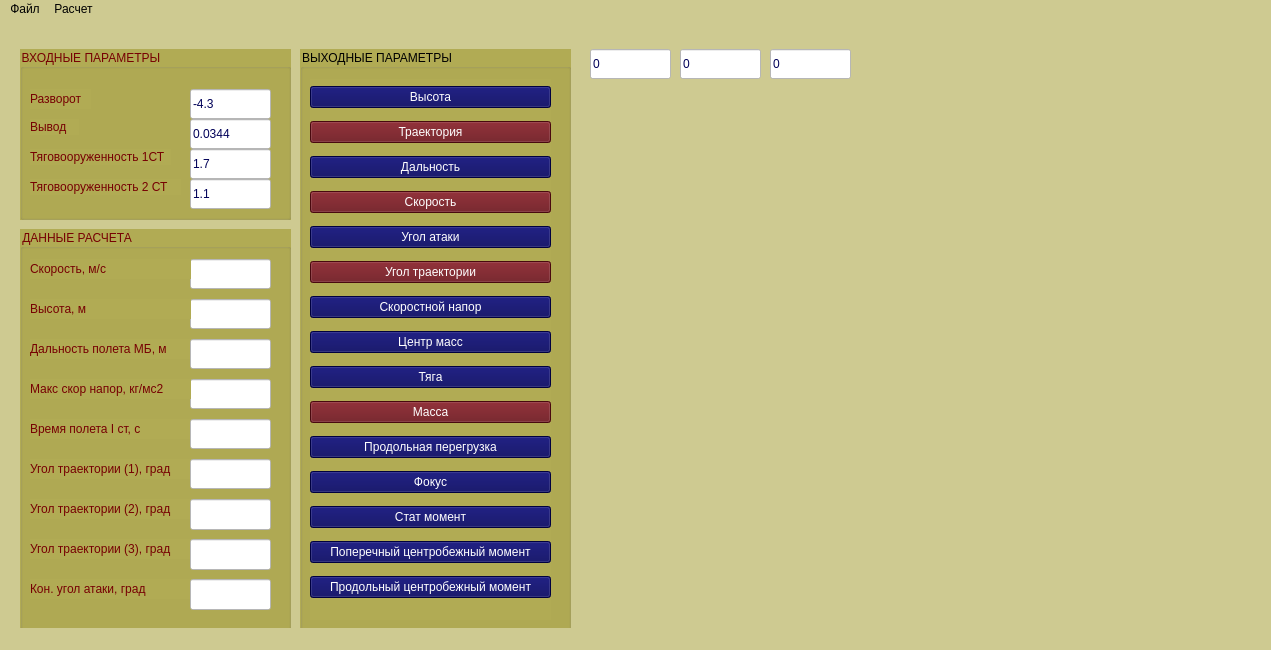
<?xml version="1.0" encoding="UTF-8"?>
<ui version="4.0">
 <class>MainWindow</class>
 <widget class="QMainWindow" name="MainWindow">
  <property name="geometry">
   <rect>
    <x>0</x>
    <y>0</y>
    <width>1271</width>
    <height>650</height>
   </rect>
  </property>
  <property name="windowTitle">
   <string>Проектный расчет двухступенчатой ракеты</string>
  </property>
  <property name="styleSheet">
   <string notr="true">background-color:   rgb(206, 202, 145);
color: black;</string>
  </property>
  <widget class="QWidget" name="centralwidget">
   <widget class="QCustomPlot" name="widget" native="true">
    <property name="geometry">
     <rect>
      <x>590</x>
      <y>80</y>
      <width>411</width>
      <height>281</height>
     </rect>
    </property>
    <property name="font">
     <font>
      <underline>false</underline>
     </font>
    </property>
    <property name="toolTipDuration">
     <number>0</number>
    </property>
    <property name="styleSheet">
     <string notr="true"/>
    </property>
   </widget>
   <widget class="QGroupBox" name="groupBox">
    <property name="geometry">
     <rect>
      <x>20</x>
      <y>30</y>
      <width>271</width>
      <height>171</height>
     </rect>
    </property>
    <property name="styleSheet">
     <string notr="true">background-color:  rgb(177, 171, 84);
color: rgb(118, 0, 2);</string>
    </property>
    <property name="title">
     <string>ВХОДНЫЕ ПАРАМЕТРЫ</string>
    </property>
    <widget class="QLineEdit" name="lineEdit_5">
     <property name="geometry">
      <rect>
       <x>170</x>
       <y>40</y>
       <width>81</width>
       <height>30</height>
      </rect>
     </property>
     <property name="styleSheet">
      <string notr="true">background-color: white ;
color: rgb(0, 0, 88);</string>
     </property>
     <property name="text">
      <string>-4.3</string>
     </property>
    </widget>
    <widget class="QLineEdit" name="lineEdit_4">
     <property name="geometry">
      <rect>
       <x>170</x>
       <y>70</y>
       <width>81</width>
       <height>30</height>
      </rect>
     </property>
     <property name="styleSheet">
      <string notr="true">background-color: white ;
color: rgb(0, 0, 88);</string>
     </property>
     <property name="text">
      <string>0.0344</string>
     </property>
    </widget>
    <widget class="QLabel" name="label_4">
     <property name="geometry">
      <rect>
       <x>10</x>
       <y>40</y>
       <width>61</width>
       <height>20</height>
      </rect>
     </property>
     <property name="text">
      <string>Разворот</string>
     </property>
    </widget>
    <widget class="QLabel" name="label_5">
     <property name="geometry">
      <rect>
       <x>10</x>
       <y>70</y>
       <width>49</width>
       <height>16</height>
      </rect>
     </property>
     <property name="text">
      <string>Вывод</string>
     </property>
    </widget>
    <widget class="QLineEdit" name="lineEdit_10">
     <property name="geometry">
      <rect>
       <x>170</x>
       <y>100</y>
       <width>81</width>
       <height>30</height>
      </rect>
     </property>
     <property name="styleSheet">
      <string notr="true">background-color: white ;
color: rgb(0, 0, 88);</string>
     </property>
     <property name="text">
      <string>1.7</string>
     </property>
    </widget>
    <widget class="QLineEdit" name="lineEdit_11">
     <property name="geometry">
      <rect>
       <x>170</x>
       <y>130</y>
       <width>81</width>
       <height>30</height>
      </rect>
     </property>
     <property name="styleSheet">
      <string notr="true">background-color: white ;
color: rgb(0, 0, 88);</string>
     </property>
     <property name="text">
      <string>1.1</string>
     </property>
    </widget>
    <widget class="QLabel" name="label_12">
     <property name="geometry">
      <rect>
       <x>10</x>
       <y>100</y>
       <width>141</width>
       <height>16</height>
      </rect>
     </property>
     <property name="text">
      <string>Тяговооруженность 1СТ</string>
     </property>
    </widget>
    <widget class="QLabel" name="label_13">
     <property name="geometry">
      <rect>
       <x>10</x>
       <y>130</y>
       <width>151</width>
       <height>16</height>
      </rect>
     </property>
     <property name="text">
      <string>Тяговооруженность 2 СТ</string>
     </property>
    </widget>
   </widget>
   <widget class="QGroupBox" name="groupBox_2">
    <property name="geometry">
     <rect>
      <x>20</x>
      <y>210</y>
      <width>271</width>
      <height>401</height>
     </rect>
    </property>
    <property name="styleSheet">
     <string notr="true">background-color:  rgb(177, 171, 84);
color: rgb(118, 0, 2);</string>
    </property>
    <property name="title">
     <string>ДАННЫЕ РАСЧЕТА</string>
    </property>
    <widget class="QLineEdit" name="lineEdit">
     <property name="geometry">
      <rect>
       <x>170</x>
       <y>30</y>
       <width>81</width>
       <height>30</height>
      </rect>
     </property>
     <property name="styleSheet">
      <string notr="true">background-color: white ;
color: rgb(0, 0, 88);</string>
     </property>
    </widget>
    <widget class="QLabel" name="label_2">
     <property name="geometry">
      <rect>
       <x>10</x>
       <y>30</y>
       <width>161</width>
       <height>20</height>
      </rect>
     </property>
     <property name="text">
      <string>Скорость, м/c</string>
     </property>
    </widget>
    <widget class="QLineEdit" name="lineEdit_2">
     <property name="geometry">
      <rect>
       <x>170</x>
       <y>70</y>
       <width>81</width>
       <height>30</height>
      </rect>
     </property>
     <property name="styleSheet">
      <string notr="true">background-color: white ;
color: rgb(0, 0, 88);</string>
     </property>
    </widget>
    <widget class="QLabel" name="label_3">
     <property name="geometry">
      <rect>
       <x>10</x>
       <y>70</y>
       <width>161</width>
       <height>20</height>
      </rect>
     </property>
     <property name="text">
      <string>Высота, м</string>
     </property>
    </widget>
    <widget class="QLabel" name="label_9">
     <property name="geometry">
      <rect>
       <x>10</x>
       <y>110</y>
       <width>161</width>
       <height>20</height>
      </rect>
     </property>
     <property name="text">
      <string>Дальность полета МБ, м</string>
     </property>
    </widget>
    <widget class="QLineEdit" name="lineEdit_7">
     <property name="geometry">
      <rect>
       <x>170</x>
       <y>110</y>
       <width>81</width>
       <height>30</height>
      </rect>
     </property>
     <property name="styleSheet">
      <string notr="true">background-color: white ;
color: rgb(0, 0, 88);</string>
     </property>
    </widget>
    <widget class="QLabel" name="label">
     <property name="geometry">
      <rect>
       <x>10</x>
       <y>190</y>
       <width>161</width>
       <height>20</height>
      </rect>
     </property>
     <property name="text">
      <string>Время полета I ст, с</string>
     </property>
    </widget>
    <widget class="QLineEdit" name="lineEdit_3">
     <property name="geometry">
      <rect>
       <x>170</x>
       <y>190</y>
       <width>81</width>
       <height>30</height>
      </rect>
     </property>
     <property name="styleSheet">
      <string notr="true">background-color: white ;
color: rgb(0, 0, 88);</string>
     </property>
    </widget>
    <widget class="QLineEdit" name="lineEdit_6">
     <property name="geometry">
      <rect>
       <x>170</x>
       <y>150</y>
       <width>81</width>
       <height>30</height>
      </rect>
     </property>
     <property name="styleSheet">
      <string notr="true">background-color: white ;
color: rgb(0, 0, 88);</string>
     </property>
    </widget>
    <widget class="QLabel" name="label_8">
     <property name="geometry">
      <rect>
       <x>10</x>
       <y>150</y>
       <width>161</width>
       <height>20</height>
      </rect>
     </property>
     <property name="text">
      <string>Макс скор напор, кг/мс2</string>
     </property>
    </widget>
    <widget class="QLabel" name="label_11">
     <property name="geometry">
      <rect>
       <x>10</x>
       <y>270</y>
       <width>161</width>
       <height>20</height>
      </rect>
     </property>
     <property name="text">
      <string>Угол траектории (2), град</string>
     </property>
    </widget>
    <widget class="QLabel" name="label_10">
     <property name="geometry">
      <rect>
       <x>10</x>
       <y>230</y>
       <width>161</width>
       <height>20</height>
      </rect>
     </property>
     <property name="text">
      <string>Угол траектории (1), град</string>
     </property>
    </widget>
    <widget class="QLineEdit" name="lineEdit_9">
     <property name="geometry">
      <rect>
       <x>170</x>
       <y>270</y>
       <width>81</width>
       <height>31</height>
      </rect>
     </property>
     <property name="styleSheet">
      <string notr="true">background-color: white ;
color: rgb(0, 0, 88);</string>
     </property>
    </widget>
    <widget class="QLineEdit" name="lineEdit_8">
     <property name="geometry">
      <rect>
       <x>170</x>
       <y>230</y>
       <width>81</width>
       <height>30</height>
      </rect>
     </property>
     <property name="styleSheet">
      <string notr="true">background-color: white ;
color: rgb(0, 0, 88);</string>
     </property>
    </widget>
    <widget class="QLabel" name="label_14">
     <property name="geometry">
      <rect>
       <x>10</x>
       <y>350</y>
       <width>161</width>
       <height>20</height>
      </rect>
     </property>
     <property name="text">
      <string>Кон. угол атаки, град</string>
     </property>
    </widget>
    <widget class="QLineEdit" name="lineEdit_12">
     <property name="geometry">
      <rect>
       <x>170</x>
       <y>350</y>
       <width>81</width>
       <height>31</height>
      </rect>
     </property>
     <property name="styleSheet">
      <string notr="true">background-color: white ;
color: rgb(0, 0, 88);</string>
     </property>
    </widget>
    <widget class="QLabel" name="label_15">
     <property name="geometry">
      <rect>
       <x>10</x>
       <y>310</y>
       <width>161</width>
       <height>20</height>
      </rect>
     </property>
     <property name="text">
      <string>Угол траектории (3), град</string>
     </property>
    </widget>
    <widget class="QLineEdit" name="lineEdit_13">
     <property name="geometry">
      <rect>
       <x>170</x>
       <y>310</y>
       <width>81</width>
       <height>31</height>
      </rect>
     </property>
     <property name="styleSheet">
      <string notr="true">background-color: white ;
color: rgb(0, 0, 88);</string>
     </property>
    </widget>
   </widget>
   <widget class="QGroupBox" name="groupBox_3">
    <property name="geometry">
     <rect>
      <x>300</x>
      <y>30</y>
      <width>271</width>
      <height>601</height>
     </rect>
    </property>
    <property name="styleSheet">
     <string notr="true">background-color:  rgb(177, 171, 84);
color: black;</string>
    </property>
    <property name="title">
     <string>ВЫХОДНЫЕ ПАРАМЕТРЫ</string>
    </property>
    <property name="flat">
     <bool>false</bool>
    </property>
    <widget class="QWidget" name="verticalLayoutWidget">
     <property name="geometry">
      <rect>
       <x>10</x>
       <y>30</y>
       <width>241</width>
       <height>541</height>
      </rect>
     </property>
     <layout class="QVBoxLayout" name="verticalLayout">
      <item>
       <widget class="QPushButton" name="heightButton">
        <property name="contextMenuPolicy">
         <enum>Qt::CustomContextMenu</enum>
        </property>
        <property name="styleSheet">
         <string notr="true">background-color: rgb(0, 0, 88);
color: white</string>
        </property>
        <property name="text">
         <string>Высота</string>
        </property>
        <property name="checkable">
         <bool>false</bool>
        </property>
        <property name="autoRepeat">
         <bool>false</bool>
        </property>
        <property name="autoExclusive">
         <bool>false</bool>
        </property>
        <property name="autoDefault">
         <bool>false</bool>
        </property>
       </widget>
      </item>
      <item>
       <widget class="QPushButton" name="trjButton">
        <property name="styleSheet">
         <string notr="true">background-color:  rgb(102, 13, 19);
color: white;

</string>
        </property>
        <property name="text">
         <string>Траектория</string>
        </property>
       </widget>
      </item>
      <item>
       <widget class="QPushButton" name="distanceButton">
        <property name="styleSheet">
         <string notr="true">background-color: rgb(0, 0, 88);
color: white</string>
        </property>
        <property name="text">
         <string>Дальность</string>
        </property>
       </widget>
      </item>
      <item>
       <widget class="QPushButton" name="velButton">
        <property name="styleSheet">
         <string notr="true">background-color:  rgb(102, 13, 19);
color: white;

</string>
        </property>
        <property name="text">
         <string>Скорость</string>
        </property>
       </widget>
      </item>
      <item>
       <widget class="QPushButton" name="alphaButton">
        <property name="styleSheet">
         <string notr="true">background-color: rgb(0, 0, 88);
color: white</string>
        </property>
        <property name="text">
         <string>Угол атаки</string>
        </property>
       </widget>
      </item>
      <item>
       <widget class="QPushButton" name="angleButton">
        <property name="styleSheet">
         <string notr="true">background-color:  rgb(102, 13, 19);
color: white;

</string>
        </property>
        <property name="text">
         <string>Угол траектории</string>
        </property>
       </widget>
      </item>
      <item>
       <widget class="QPushButton" name="vhButton">
        <property name="styleSheet">
         <string notr="true">background-color: rgb(0, 0, 88);
color: white</string>
        </property>
        <property name="text">
         <string>Скоростной напор</string>
        </property>
       </widget>
      </item>
      <item>
       <widget class="QPushButton" name="centerButton">
        <property name="styleSheet">
         <string notr="true">background-color: rgb(0, 0, 88);
color: white</string>
        </property>
        <property name="text">
         <string>Центр масс</string>
        </property>
       </widget>
      </item>
      <item>
       <widget class="QPushButton" name="pushButton_11">
        <property name="styleSheet">
         <string notr="true">background-color: rgb(0, 0, 88);
color: white</string>
        </property>
        <property name="text">
         <string>Тяга</string>
        </property>
       </widget>
      </item>
      <item>
       <widget class="QPushButton" name="massButton">
        <property name="styleSheet">
         <string notr="true">background-color:  rgb(102, 13, 19);
color: white;


</string>
        </property>
        <property name="text">
         <string>Масса</string>
        </property>
       </widget>
      </item>
      <item>
       <widget class="QPushButton" name="pushButton_14">
        <property name="styleSheet">
         <string notr="true">background-color: rgb(0, 0, 88);
color: white</string>
        </property>
        <property name="text">
         <string>Продольная перегрузка</string>
        </property>
       </widget>
      </item>
      <item>
       <widget class="QPushButton" name="fokusButton">
        <property name="styleSheet">
         <string notr="true">background-color: rgb(0, 0, 88);
color: white</string>
        </property>
        <property name="text">
         <string>Фокус</string>
        </property>
       </widget>
      </item>
      <item>
       <widget class="QPushButton" name="staticButton">
        <property name="styleSheet">
         <string notr="true">background-color: rgb(0, 0, 88);
color: white</string>
        </property>
        <property name="text">
         <string>Стат момент</string>
        </property>
       </widget>
      </item>
      <item>
       <widget class="QPushButton" name="YZmomentButton">
        <property name="styleSheet">
         <string notr="true">background-color: rgb(0, 0, 88);
color: white</string>
        </property>
        <property name="text">
         <string>Поперечный центробежный момент</string>
        </property>
       </widget>
      </item>
      <item>
       <widget class="QPushButton" name="XmomentButton">
        <property name="styleSheet">
         <string notr="true">background-color: rgb(0, 0, 88);
color: white</string>
        </property>
        <property name="text">
         <string>Продольный центробежный момент</string>
        </property>
       </widget>
      </item>
     </layout>
    </widget>
   </widget>
   <widget class="QLineEdit" name="lineEdit_14">
    <property name="geometry">
     <rect>
      <x>590</x>
      <y>30</y>
      <width>81</width>
      <height>30</height>
     </rect>
    </property>
    <property name="styleSheet">
     <string notr="true">background-color: white ;
color: rgb(0, 0, 88);</string>
    </property>
    <property name="text">
     <string>0</string>
    </property>
   </widget>
   <widget class="QLineEdit" name="lineEdit_15">
    <property name="geometry">
     <rect>
      <x>680</x>
      <y>30</y>
      <width>81</width>
      <height>30</height>
     </rect>
    </property>
    <property name="styleSheet">
     <string notr="true">background-color: white ;
color: rgb(0, 0, 88);</string>
    </property>
    <property name="text">
     <string>0</string>
    </property>
   </widget>
   <widget class="QLineEdit" name="lineEdit_16">
    <property name="geometry">
     <rect>
      <x>770</x>
      <y>30</y>
      <width>81</width>
      <height>30</height>
     </rect>
    </property>
    <property name="styleSheet">
     <string notr="true">background-color: white ;
color: rgb(0, 0, 88);</string>
    </property>
    <property name="text">
     <string>0</string>
    </property>
   </widget>
  </widget>
  <widget class="QStatusBar" name="statusbar"/>
  <widget class="QMenuBar" name="menubar">
   <property name="geometry">
    <rect>
     <x>0</x>
     <y>0</y>
     <width>1271</width>
     <height>22</height>
    </rect>
   </property>
   <widget class="QMenu" name="menu">
    <property name="title">
     <string>Расчет</string>
    </property>
    <addaction name="action"/>
    <addaction name="separator"/>
    <addaction name="separator"/>
    <addaction name="separator"/>
    <addaction name="action_5"/>
   </widget>
   <widget class="QMenu" name="menu_2">
    <property name="title">
     <string>Файл</string>
    </property>
    <addaction name="action_4"/>
   </widget>
   <addaction name="menu_2"/>
   <addaction name="menu"/>
  </widget>
  <action name="action">
   <property name="text">
    <string>Баллистика</string>
   </property>
  </action>
  <action name="action_2">
   <property name="enabled">
    <bool>false</bool>
   </property>
   <property name="text">
    <string>МЦИХ</string>
   </property>
  </action>
  <action name="action_3">
   <property name="text">
    <string>Динамика</string>
   </property>
  </action>
  <action name="action_4">
   <property name="text">
    <string>Выход</string>
   </property>
  </action>
  <action name="action_6">
   <property name="enabled">
    <bool>false</bool>
   </property>
   <property name="text">
    <string>Углы</string>
   </property>
  </action>
  <action name="action_5">
   <property name="text">
    <string>Динамика</string>
   </property>
  </action>
  <action name="action_7">
   <property name="text">
    <string>Скорость</string>
   </property>
  </action>
  <action name="action_8">
   <property name="text">
    <string>Угол</string>
   </property>
  </action>
  <action name="action_9">
   <property name="text">
    <string>Перемещение</string>
   </property>
  </action>
 </widget>
 <customwidgets>
  <customwidget>
   <class>QCustomPlot</class>
   <extends>QWidget</extends>
   <header>qcustomplot.h</header>
   <container>1</container>
  </customwidget>
 </customwidgets>
 <resources/>
 <connections/>
</ui>
